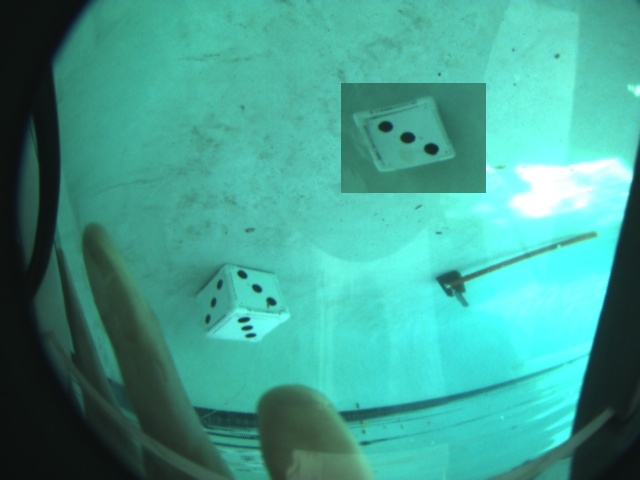
#> input picture robosub/scripts/modules/sensors/computer_vision/test/two_dice.jpg, 640 x 480 px
$ python -i DicePreprocess.py   (imports and definitions only)   (older library calls are emulated)
#> lines starting #> are read from the running program, lines starting #| are printed output that depends on the picture; after the words box and inside, x2 and y2 are one past the last pixel; in counts of white or black regions, pixels touching at a corner belong together
import cv2
import numpy as np


class DicePreprocessor:

    def __init__(self):
        self.lower = [0, 80, 80]
        self.upper = [170, 255, 255]
        self.roi_size = 300

    def preprocess(self,  frame):

        imhsv = cv2.cvtColor(frame, cv2.COLOR_RGB2HSV)
        imhsv_blur = cv2.medianBlur(imhsv,11)
        im_blur = cv2.medianBlur(frame,25)

        hsv_lower = np.array([40,40,40])
        hsv_upper = np.array([100,255,255])

        hsv_mask = cv2.inRange(imhsv_blur,hsv_lower,hsv_upper)
        hsv_filter = cv2.bitwise_and(imhsv_blur,imhsv_blur,mask=hsv_mask)

        lower = np.array(self.lower, dtype='uint8')
        upper = np.array(self.upper, dtype='uint8')
        mask = cv2.inRange(frame,  lower,  upper)

        output = cv2.bitwise_and(frame,  frame,  mask=mask)

        return output, mask, imhsv, imhsv_blur, hsv_filter

    def get_interest_regions(self,frame):


        height, width, lines = frame.shape
        center = (width / 2, height / 2)
        pimage, mask ,hsv,hsv_blur,hsv_filter = self.preprocess(frame)
        imgray = cv2.cvtColor(pimage, cv2.COLOR_BGR2GRAY)
        flag, binary_image = cv2.threshold(imgray, 85, 255, cv2.THRESH_BINARY + cv2.THRESH_OTSU)
        edges = cv2.Canny(binary_image, 50, 150)

        im, contours, hierarchy = cv2.findContours(edges, cv2.RETR_TREE, cv2.CHAIN_APPROX_SIMPLE)
        #cv2.imshow('pimage',pimage)
        #cv2.imshow('mask',mask)
        boxes = [cv2.boundingRect(c) for c in contours]

        interest_regions = [b for b in boxes if b[2]*b[3] > self.roi_size]

        return interest_regions

    def show_preprocess_images(self,frame):
        height, width, lines = frame.shape
        center = (width / 2, height / 2)
        pimage,  mask, hsv, hsv_blur, hsv_filter = self.preprocess(frame)
        imgray = cv2.cvtColor(pimage, cv2.COLOR_BGR2GRAY)
        flag, binary_image = cv2.threshold(imgray, 85, 255, cv2.THRESH_BINARY + cv2.THRESH_OTSU)
        edges = cv2.Canny(binary_image, 50, 150)

        im, contours, hierarchy = cv2.findContours(edges, cv2.RETR_TREE, cv2.CHAIN_APPROX_SIMPLE)
        cv2.imshow('pimage',pimage)
        cv2.imshow('hsv',hsv)
        cv2.imshow('hsv_blur',hsv_blur)
        cv2.imshow('hsv_filter',hsv_filter)
        cv2.imshow('mask',mask)

>>> import cv2
>>> picture = cv2.imread('two_dice.jpg')
#> picture is the input picture: shape (480, 640, 3); mean B, G, R 144.9, 159.4, 67
>>> result = DicePreprocessor().get_interest_regions(picture)
#> in preprocess, `imhsv = cv2.cvtColor(frame, cv2.COLOR_RGB2HSV)`: imhsv: shape (480, 640, 3); mean H, S, V 35.6, 138.7, 159.5
#> in preprocess, `imhsv_blur = cv2.medianBlur(imhsv,11)`: imhsv_blur: shape (480, 640, 3); mean H, S, V 35.7, 138.7, 160
#> in preprocess, `im_blur = cv2.medianBlur(frame,25)`:
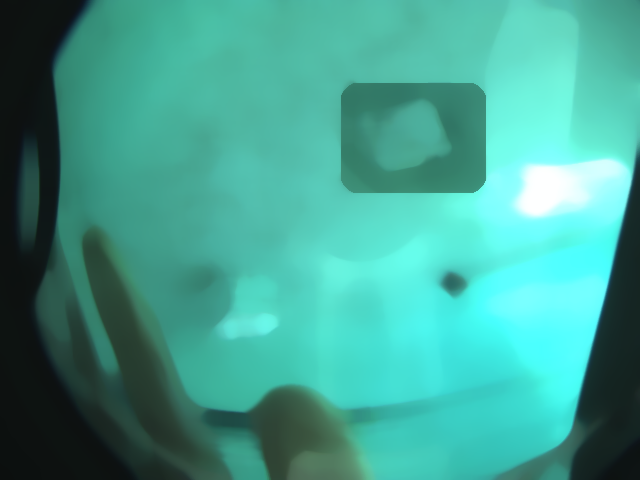
#> im_blur: shape (480, 640, 3); mean B, G, R 145.6, 160.2, 66.9
#> in preprocess, `hsv_mask = cv2.inRange(imhsv_blur,hsv_lower,hsv_upper)`:
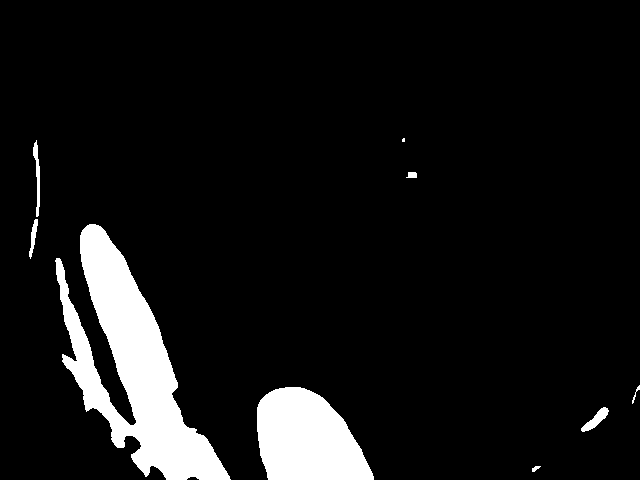
#> hsv_mask: shape (480, 640); 8.4% white; 9 white regions (1 under 20 px), largest, box (x1, y1, x2, y2) and area: (55, 224, 231, 480) 17022, (257, 387, 374, 480) 8113, (581, 407, 609, 432) 267
#> in preprocess, `hsv_filter = cv2.bitwise_and(imhsv_blur,imhsv_blur,mask=hsv_mask)`: hsv_filter: shape (480, 640, 3); mean H, S, V 3.9, 8.5, 7
#> in preprocess, `mask = cv2.inRange(frame,  lower,  upper)`:
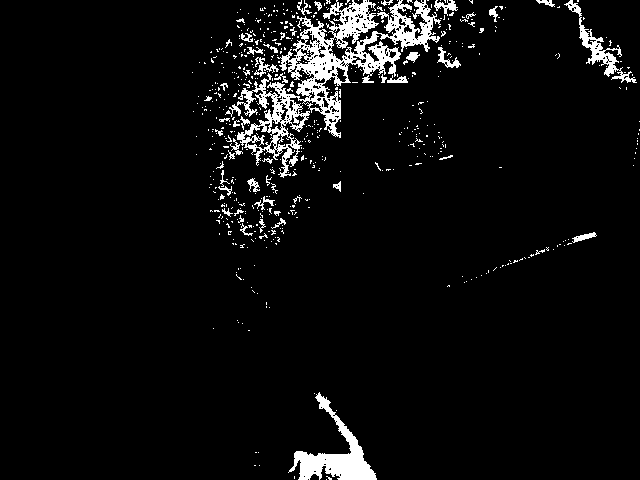
#> mask: shape (480, 640); 5.3% white; 586 white regions (534 under 20 px), largest, box (x1, y1, x2, y2) and area: (225, 0, 441, 178) 8869, (288, 392, 377, 480) 2319, (564, 0, 637, 83) 961
#> in preprocess, `output = cv2.bitwise_and(frame,  frame,  mask=mask)`:
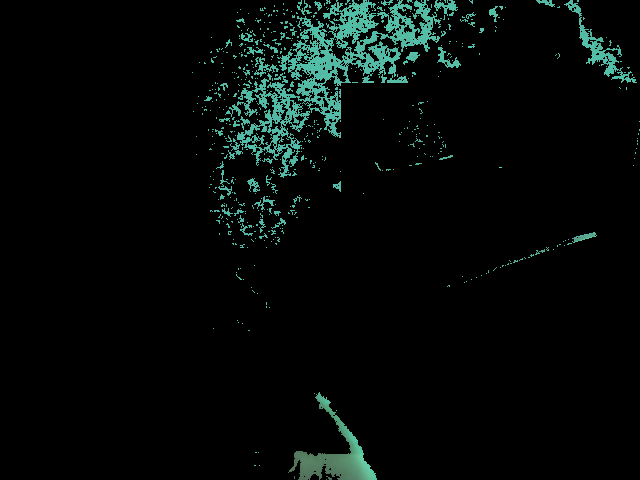
#> output: shape (480, 640, 3); mean B, G, R 8.4, 9.6, 4.4
#> in get_interest_regions, `imgray = cv2.cvtColor(pimage, cv2.COLOR_BGR2GRAY)`:
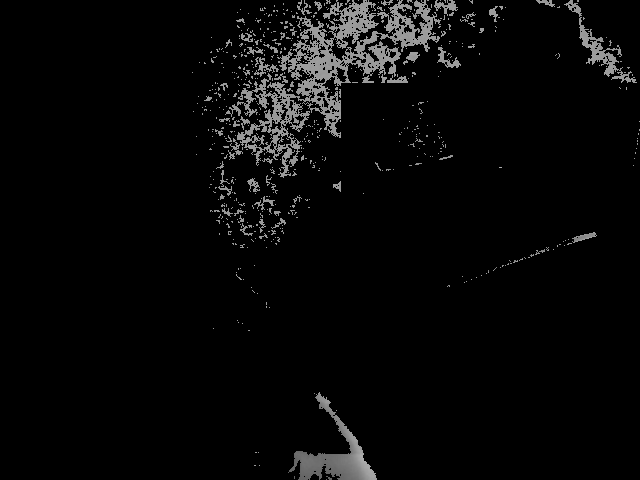
#> imgray: shape (480, 640); min 0, max 174, mean 7.9
#> in get_interest_regions, `flag, binary_image = cv2.threshold(imgray, 85, 255, cv2.THRESH_BINARY ..`: flag = 0
#> in get_interest_regions, `edges = cv2.Canny(binary_image, 50, 150)`:
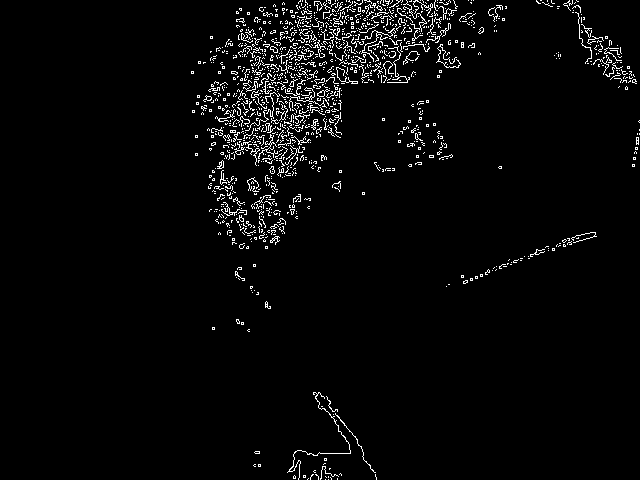
#> edges: shape (480, 640); 3.2% white in thin lines or dots, all inside (x1, y1, x2, y2) = (191, 0, 640, 480)
#> in get_interest_regions, `im, contours, hierarchy = cv2.findContours(edges, cv2.RETR_TREE, cv2.C..`: contours = 1452 contours, 1442 with area under 20; largest, box (x1, y1, x2, y2) and area: (317, 89, 330, 97) 35, (317, 90, 325, 97) 28, (270, 46, 278, 53) 27, (217, 160, 224, 169) 26, (287, 392, 351, 480) 26
#> in get_interest_regions, `boxes = [cv2.boundingRect(c) for c in contours]`: boxes = 1452 items, first 6: (328, 479, 1, 1), (325, 479, 1, 1), (337, 478, 1, 2), (307, 478, 2, 2), (330, 477, 2, 3), (328, 476, 1, 2)
#> in get_interest_regions, `interest_regions = [b for b in boxes if b[2]*b[3] > self.roi_size]`: interest_regions = 20 items, first 6: (335, 413, 41, 60), (287, 392, 64, 88), (221, 202, 26, 14), (285, 145, 18, 20), (241, 141, 19, 25), (258, 134, 20, 25)
#> result has the same summary as interest_regions in get_interest_regions
